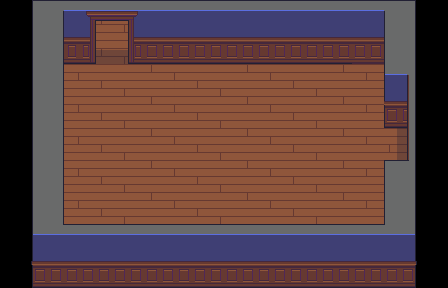

This game map was drawn from its Tiled (.tmx) file and the tilesets committed beside it. A one-line description and the full map source follow:
An orthogonal 14x9 tile map with 32x32 px tiles, 3 tile layers (Floor, Door Shadow, Walls), 2 tilesets.

<map version="1.4" tiledversion="1.4.3" orientation="orthogonal" renderorder="right-down" width="14" height="9" tilewidth="32" tileheight="32" infinite="0" nextlayerid="4" nextobjectid="1">
 <tileset firstgid="1" source="WallpaperExploration.tsx" />
 <tileset firstgid="24001" source="../../tilesets/Gather Floors 1.x.tsx" />
 <layer id="2" name="Floor" width="14" height="9">
  <data encoding="csv">
0,24009,24010,24011,24009,24010,24011,24009,24010,24011,24009,24010,24011,0,
0,24009,24010,24011,24009,24010,24011,24009,24010,24011,24009,24010,24011,0,
0,24009,24010,24011,24009,24010,24011,24009,24010,24011,24009,24010,24011,0,
0,24009,24010,24011,24009,24010,24011,24009,24010,24011,24009,24010,24011,0,
0,24009,24010,24011,24009,24010,24011,24009,24010,24011,24009,24010,24011,0,
0,24009,24010,24011,24009,24010,24011,24009,24010,24011,24009,24010,24011,0,
0,24009,24010,24011,24009,24010,24011,24009,24010,24011,24009,24010,24011,0,
0,24009,24010,24011,24009,24010,24011,24009,24010,24011,24009,24010,24011,0,
0,24009,24010,24011,24009,24010,24011,24009,24010,24011,24009,24010,24011,0
</data>
 </layer>
 <layer id="3" name="Door Shadow" width="14" height="9">
  <data encoding="csv">
0,0,0,0,0,0,0,0,0,0,0,0,0,0,
0,0,0,0,0,0,0,0,0,0,0,0,0,0,
0,0,0,0,0,0,0,0,0,0,0,0,0,0,
0,0,0,0,0,0,0,0,0,0,0,0,0,0,
0,0,0,0,0,0,0,0,0,0,0,0,0,0,
0,0,0,0,0,0,0,0,0,0,0,0,0,0,
0,0,0,0,0,0,0,0,0,0,0,0,0,0,
0,0,0,0,0,0,0,0,0,0,0,0,0,0,
0,0,0,0,0,0,0,0,0,0,0,0,0,0
</data>
 </layer>
 <layer id="1" name="Walls" width="14" height="9">
  <data encoding="csv">
0,2327,2739,2740,2742,3728,3728,3728,3728,3728,3728,2330,2331,0,
0,2527,2939,2940,2942,3928,3928,3928,3928,3928,3928,2530,2531,0,
0,3527,0,0,0,0,0,0,0,0,0,0,2731,0,
0,3527,0,0,0,0,0,0,0,0,0,0,2931,0,
0,3527,0,0,0,0,0,0,0,0,0,0,3131,0,
0,3527,0,0,0,0,0,0,0,0,0,0,3331,0,
3526,3527,3528,0,0,0,0,0,0,0,0,7505,7506,3532,
7726,3727,3728,3728,3728,3728,3728,3728,3728,3728,3728,3728,3731,7732,
7926,3927,3928,3928,3928,3928,3928,3928,3928,3928,3928,3928,3931,7932
</data>
 </layer>
</map>
